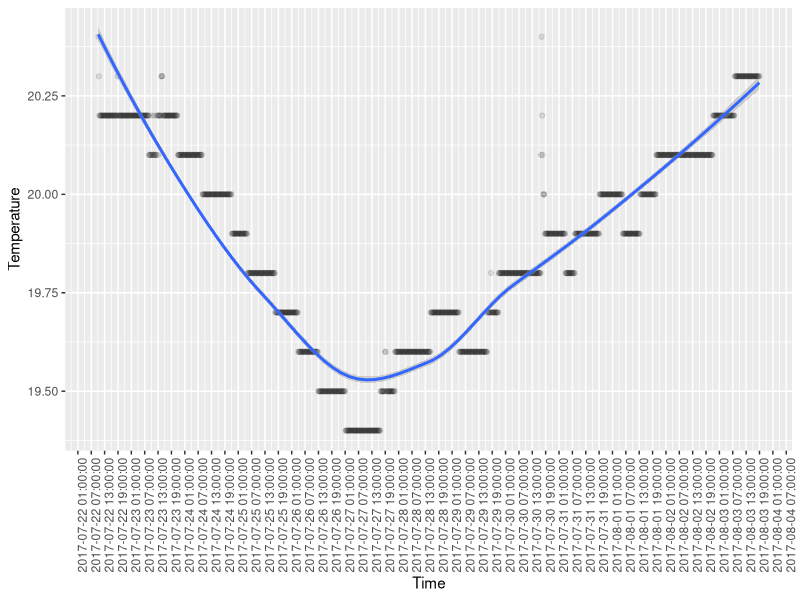

Recreate this plot in R.

library(dplyr)
library(plyr)
library(ggplot2)


df = read.csv("temparature-cave.txt", sep = "\t", skip=23, encoding="UTF-8", header = FALSE, colClasses = c("V3" = "POSIXct"))
df = df %>% select(V1, V3, V5, V7) %>% rename(c("V1" = "SampleNumber", "V3" = "Time", "V5" = "Temperature", "V7" = "Humidity"))
ggplot(df,aes(Time,Temperature)) + 
  geom_point(alpha = 0.1) + 
  geom_smooth(method="loess") + 
  scale_x_datetime(date_breaks = "6 hours") + theme(axis.text.x=element_text(angle=90, hjust=1))
